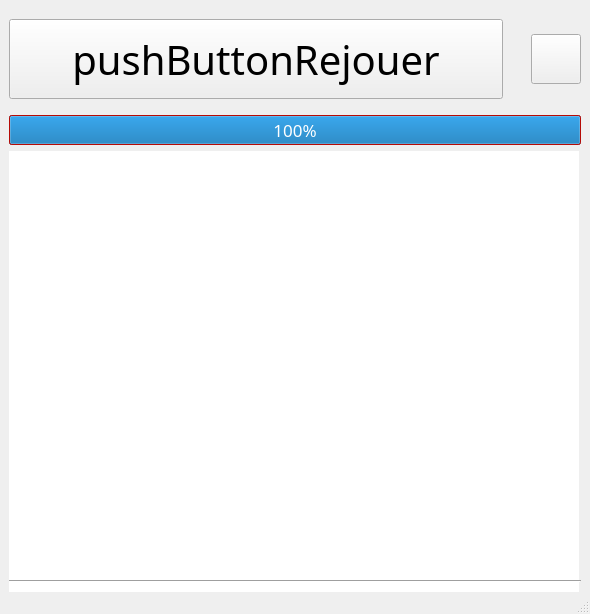
<?xml version="1.0" encoding="UTF-8"?>
<ui version="4.0">
 <class>MainWindow</class>
 <widget class="QMainWindow" name="MainWindow">
  <property name="geometry">
   <rect>
    <x>0</x>
    <y>0</y>
    <width>590</width>
    <height>614</height>
   </rect>
  </property>
  <property name="sizePolicy">
   <sizepolicy hsizetype="Fixed" vsizetype="Fixed">
    <horstretch>0</horstretch>
    <verstretch>0</verstretch>
   </sizepolicy>
  </property>
  <property name="minimumSize">
   <size>
    <width>590</width>
    <height>600</height>
   </size>
  </property>
  <property name="maximumSize">
   <size>
    <width>590</width>
    <height>614</height>
   </size>
  </property>
  <property name="windowTitle">
   <string>Sokoban</string>
  </property>
  <property name="windowIcon">
   <iconset theme="QIcon::ThemeIcon::DocumentProperties"/>
  </property>
  <widget class="QWidget" name="centralwidget">
   <layout class="QVBoxLayout" name="verticalLayout_2">
    <item>
     <layout class="QVBoxLayout" name="verticalLayout">
      <item>
       <layout class="QHBoxLayout" name="horizontalLayout">
        <property name="spacing">
         <number>6</number>
        </property>
        <property name="sizeConstraint">
         <enum>QLayout::SizeConstraint::SetDefaultConstraint</enum>
        </property>
        <item>
         <widget class="QPushButton" name="pushButtonRejouer">
          <property name="sizePolicy">
           <sizepolicy hsizetype="Expanding" vsizetype="Fixed">
            <horstretch>0</horstretch>
            <verstretch>0</verstretch>
           </sizepolicy>
          </property>
          <property name="minimumSize">
           <size>
            <width>0</width>
            <height>80</height>
           </size>
          </property>
          <property name="font">
           <font>
            <family>Forte</family>
            <pointsize>30</pointsize>
            <italic>false</italic>
           </font>
          </property>
          <property name="text">
           <string>pushButtonRejouer</string>
          </property>
         </widget>
        </item>
        <item>
         <widget class="QLabel" name="labelNumeroNiveau">
          <property name="minimumSize">
           <size>
            <width>0</width>
            <height>100</height>
           </size>
          </property>
          <property name="maximumSize">
           <size>
            <width>16777215</width>
            <height>100</height>
           </size>
          </property>
          <property name="font">
           <font>
            <pointsize>20</pointsize>
            <bold>true</bold>
           </font>
          </property>
          <property name="text">
           <string/>
          </property>
         </widget>
        </item>
        <item>
         <widget class="QPushButton" name="pushButtonExemple">
          <property name="minimumSize">
           <size>
            <width>50</width>
            <height>50</height>
           </size>
          </property>
          <property name="maximumSize">
           <size>
            <width>50</width>
            <height>50</height>
           </size>
          </property>
          <property name="baseSize">
           <size>
            <width>50</width>
            <height>50</height>
           </size>
          </property>
          <property name="font">
           <font>
            <pointsize>16</pointsize>
            <bold>true</bold>
           </font>
          </property>
          <property name="text">
           <string/>
          </property>
         </widget>
        </item>
       </layout>
      </item>
      <item>
       <widget class="QProgressBar" name="progressBar_joueur">
        <property name="minimumSize">
         <size>
          <width>30</width>
          <height>30</height>
         </size>
        </property>
        <property name="sizeIncrement">
         <size>
          <width>10</width>
          <height>10</height>
         </size>
        </property>
        <property name="baseSize">
         <size>
          <width>30</width>
          <height>30</height>
         </size>
        </property>
        <property name="palette">
         <palette>
          <active>
           <colorrole role="WindowText">
            <brush brushstyle="SolidPattern">
             <color alpha="255">
              <red>0</red>
              <green>255</green>
              <blue>255</blue>
             </color>
            </brush>
           </colorrole>
           <colorrole role="Button">
            <brush brushstyle="SolidPattern">
             <color alpha="255">
              <red>255</red>
              <green>16</green>
              <blue>8</blue>
             </color>
            </brush>
           </colorrole>
           <colorrole role="Light">
            <brush brushstyle="SolidPattern">
             <color alpha="255">
              <red>255</red>
              <green>139</green>
              <blue>135</blue>
             </color>
            </brush>
           </colorrole>
           <colorrole role="Midlight">
            <brush brushstyle="SolidPattern">
             <color alpha="255">
              <red>255</red>
              <green>77</green>
              <blue>71</blue>
             </color>
            </brush>
           </colorrole>
           <colorrole role="Dark">
            <brush brushstyle="SolidPattern">
             <color alpha="255">
              <red>127</red>
              <green>8</green>
              <blue>4</blue>
             </color>
            </brush>
           </colorrole>
           <colorrole role="Mid">
            <brush brushstyle="SolidPattern">
             <color alpha="255">
              <red>170</red>
              <green>11</green>
              <blue>5</blue>
             </color>
            </brush>
           </colorrole>
           <colorrole role="Text">
            <brush brushstyle="SolidPattern">
             <color alpha="255">
              <red>255</red>
              <green>255</green>
              <blue>255</blue>
             </color>
            </brush>
           </colorrole>
           <colorrole role="BrightText">
            <brush brushstyle="SolidPattern">
             <color alpha="255">
              <red>255</red>
              <green>255</green>
              <blue>255</blue>
             </color>
            </brush>
           </colorrole>
           <colorrole role="ButtonText">
            <brush brushstyle="SolidPattern">
             <color alpha="255">
              <red>0</red>
              <green>0</green>
              <blue>0</blue>
             </color>
            </brush>
           </colorrole>
           <colorrole role="Base">
            <brush brushstyle="SolidPattern">
             <color alpha="255">
              <red>255</red>
              <green>255</green>
              <blue>255</blue>
             </color>
            </brush>
           </colorrole>
           <colorrole role="Window">
            <brush brushstyle="SolidPattern">
             <color alpha="255">
              <red>255</red>
              <green>16</green>
              <blue>8</blue>
             </color>
            </brush>
           </colorrole>
           <colorrole role="Shadow">
            <brush brushstyle="SolidPattern">
             <color alpha="255">
              <red>0</red>
              <green>170</green>
              <blue>0</blue>
             </color>
            </brush>
           </colorrole>
           <colorrole role="AlternateBase">
            <brush brushstyle="SolidPattern">
             <color alpha="255">
              <red>255</red>
              <green>135</green>
              <blue>131</blue>
             </color>
            </brush>
           </colorrole>
           <colorrole role="ToolTipBase">
            <brush brushstyle="SolidPattern">
             <color alpha="255">
              <red>255</red>
              <green>255</green>
              <blue>220</blue>
             </color>
            </brush>
           </colorrole>
           <colorrole role="ToolTipText">
            <brush brushstyle="SolidPattern">
             <color alpha="255">
              <red>0</red>
              <green>0</green>
              <blue>0</blue>
             </color>
            </brush>
           </colorrole>
           <colorrole role="PlaceholderText">
            <brush brushstyle="SolidPattern">
             <color alpha="127">
              <red>0</red>
              <green>0</green>
              <blue>0</blue>
             </color>
            </brush>
           </colorrole>
           <colorrole role="Accent">
            <brush brushstyle="SolidPattern">
             <color alpha="255">
              <red>255</red>
              <green>255</green>
              <blue>255</blue>
             </color>
            </brush>
           </colorrole>
          </active>
          <inactive>
           <colorrole role="WindowText">
            <brush brushstyle="SolidPattern">
             <color alpha="255">
              <red>0</red>
              <green>255</green>
              <blue>255</blue>
             </color>
            </brush>
           </colorrole>
           <colorrole role="Button">
            <brush brushstyle="SolidPattern">
             <color alpha="255">
              <red>255</red>
              <green>16</green>
              <blue>8</blue>
             </color>
            </brush>
           </colorrole>
           <colorrole role="Light">
            <brush brushstyle="SolidPattern">
             <color alpha="255">
              <red>255</red>
              <green>139</green>
              <blue>135</blue>
             </color>
            </brush>
           </colorrole>
           <colorrole role="Midlight">
            <brush brushstyle="SolidPattern">
             <color alpha="255">
              <red>255</red>
              <green>77</green>
              <blue>71</blue>
             </color>
            </brush>
           </colorrole>
           <colorrole role="Dark">
            <brush brushstyle="SolidPattern">
             <color alpha="255">
              <red>127</red>
              <green>8</green>
              <blue>4</blue>
             </color>
            </brush>
           </colorrole>
           <colorrole role="Mid">
            <brush brushstyle="SolidPattern">
             <color alpha="255">
              <red>170</red>
              <green>11</green>
              <blue>5</blue>
             </color>
            </brush>
           </colorrole>
           <colorrole role="Text">
            <brush brushstyle="SolidPattern">
             <color alpha="255">
              <red>255</red>
              <green>255</green>
              <blue>255</blue>
             </color>
            </brush>
           </colorrole>
           <colorrole role="BrightText">
            <brush brushstyle="SolidPattern">
             <color alpha="255">
              <red>255</red>
              <green>255</green>
              <blue>255</blue>
             </color>
            </brush>
           </colorrole>
           <colorrole role="ButtonText">
            <brush brushstyle="SolidPattern">
             <color alpha="255">
              <red>0</red>
              <green>0</green>
              <blue>0</blue>
             </color>
            </brush>
           </colorrole>
           <colorrole role="Base">
            <brush brushstyle="SolidPattern">
             <color alpha="255">
              <red>255</red>
              <green>255</green>
              <blue>255</blue>
             </color>
            </brush>
           </colorrole>
           <colorrole role="Window">
            <brush brushstyle="SolidPattern">
             <color alpha="255">
              <red>255</red>
              <green>16</green>
              <blue>8</blue>
             </color>
            </brush>
           </colorrole>
           <colorrole role="Shadow">
            <brush brushstyle="SolidPattern">
             <color alpha="255">
              <red>0</red>
              <green>170</green>
              <blue>0</blue>
             </color>
            </brush>
           </colorrole>
           <colorrole role="AlternateBase">
            <brush brushstyle="SolidPattern">
             <color alpha="255">
              <red>255</red>
              <green>135</green>
              <blue>131</blue>
             </color>
            </brush>
           </colorrole>
           <colorrole role="ToolTipBase">
            <brush brushstyle="SolidPattern">
             <color alpha="255">
              <red>255</red>
              <green>255</green>
              <blue>220</blue>
             </color>
            </brush>
           </colorrole>
           <colorrole role="ToolTipText">
            <brush brushstyle="SolidPattern">
             <color alpha="255">
              <red>0</red>
              <green>0</green>
              <blue>0</blue>
             </color>
            </brush>
           </colorrole>
           <colorrole role="PlaceholderText">
            <brush brushstyle="SolidPattern">
             <color alpha="127">
              <red>0</red>
              <green>0</green>
              <blue>0</blue>
             </color>
            </brush>
           </colorrole>
           <colorrole role="Accent">
            <brush brushstyle="SolidPattern">
             <color alpha="255">
              <red>255</red>
              <green>255</green>
              <blue>255</blue>
             </color>
            </brush>
           </colorrole>
          </inactive>
          <disabled>
           <colorrole role="WindowText">
            <brush brushstyle="SolidPattern">
             <color alpha="255">
              <red>127</red>
              <green>8</green>
              <blue>4</blue>
             </color>
            </brush>
           </colorrole>
           <colorrole role="Button">
            <brush brushstyle="SolidPattern">
             <color alpha="255">
              <red>255</red>
              <green>16</green>
              <blue>8</blue>
             </color>
            </brush>
           </colorrole>
           <colorrole role="Light">
            <brush brushstyle="SolidPattern">
             <color alpha="255">
              <red>255</red>
              <green>139</green>
              <blue>135</blue>
             </color>
            </brush>
           </colorrole>
           <colorrole role="Midlight">
            <brush brushstyle="SolidPattern">
             <color alpha="255">
              <red>255</red>
              <green>77</green>
              <blue>71</blue>
             </color>
            </brush>
           </colorrole>
           <colorrole role="Dark">
            <brush brushstyle="SolidPattern">
             <color alpha="255">
              <red>127</red>
              <green>8</green>
              <blue>4</blue>
             </color>
            </brush>
           </colorrole>
           <colorrole role="Mid">
            <brush brushstyle="SolidPattern">
             <color alpha="255">
              <red>170</red>
              <green>11</green>
              <blue>5</blue>
             </color>
            </brush>
           </colorrole>
           <colorrole role="Text">
            <brush brushstyle="SolidPattern">
             <color alpha="255">
              <red>127</red>
              <green>8</green>
              <blue>4</blue>
             </color>
            </brush>
           </colorrole>
           <colorrole role="BrightText">
            <brush brushstyle="SolidPattern">
             <color alpha="255">
              <red>255</red>
              <green>255</green>
              <blue>255</blue>
             </color>
            </brush>
           </colorrole>
           <colorrole role="ButtonText">
            <brush brushstyle="SolidPattern">
             <color alpha="255">
              <red>127</red>
              <green>8</green>
              <blue>4</blue>
             </color>
            </brush>
           </colorrole>
           <colorrole role="Base">
            <brush brushstyle="SolidPattern">
             <color alpha="255">
              <red>255</red>
              <green>16</green>
              <blue>8</blue>
             </color>
            </brush>
           </colorrole>
           <colorrole role="Window">
            <brush brushstyle="SolidPattern">
             <color alpha="255">
              <red>255</red>
              <green>16</green>
              <blue>8</blue>
             </color>
            </brush>
           </colorrole>
           <colorrole role="Shadow">
            <brush brushstyle="SolidPattern">
             <color alpha="255">
              <red>0</red>
              <green>170</green>
              <blue>0</blue>
             </color>
            </brush>
           </colorrole>
           <colorrole role="AlternateBase">
            <brush brushstyle="SolidPattern">
             <color alpha="255">
              <red>255</red>
              <green>16</green>
              <blue>8</blue>
             </color>
            </brush>
           </colorrole>
           <colorrole role="ToolTipBase">
            <brush brushstyle="SolidPattern">
             <color alpha="255">
              <red>255</red>
              <green>255</green>
              <blue>220</blue>
             </color>
            </brush>
           </colorrole>
           <colorrole role="ToolTipText">
            <brush brushstyle="SolidPattern">
             <color alpha="255">
              <red>0</red>
              <green>0</green>
              <blue>0</blue>
             </color>
            </brush>
           </colorrole>
           <colorrole role="PlaceholderText">
            <brush brushstyle="SolidPattern">
             <color alpha="127">
              <red>127</red>
              <green>8</green>
              <blue>4</blue>
             </color>
            </brush>
           </colorrole>
           <colorrole role="Accent">
            <brush brushstyle="SolidPattern">
             <color alpha="255">
              <red>255</red>
              <green>90</green>
              <blue>84</blue>
             </color>
            </brush>
           </colorrole>
          </disabled>
         </palette>
        </property>
        <property name="font">
         <font>
          <family>Sitka</family>
          <pointsize>13</pointsize>
          <stylestrategy>PreferDefault</stylestrategy>
          <kerning>true</kerning>
          <fontweight>ExtraLight</fontweight>
         </font>
        </property>
        <property name="focusPolicy">
         <enum>Qt::FocusPolicy::NoFocus</enum>
        </property>
        <property name="value">
         <number>100</number>
        </property>
        <property name="textVisible">
         <bool>true</bool>
        </property>
        <property name="invertedAppearance">
         <bool>false</bool>
        </property>
       </widget>
      </item>
      <item>
       <widget class="QGraphicsView" name="graphicsView">
        <property name="minimumSize">
         <size>
          <width>570</width>
          <height>450</height>
         </size>
        </property>
        <property name="maximumSize">
         <size>
          <width>570</width>
          <height>450</height>
         </size>
        </property>
        <property name="layoutDirection">
         <enum>Qt::LayoutDirection::LeftToRight</enum>
        </property>
        <property name="frameShape">
         <enum>QFrame::Shape::NoFrame</enum>
        </property>
        <property name="lineWidth">
         <number>1</number>
        </property>
       </widget>
      </item>
      <item>
       <widget class="Line" name="line_2">
        <property name="orientation">
         <enum>Qt::Orientation::Horizontal</enum>
        </property>
       </widget>
      </item>
     </layout>
    </item>
   </layout>
  </widget>
  <widget class="QStatusBar" name="statusbar"/>
 </widget>
 <resources/>
 <connections/>
</ui>
